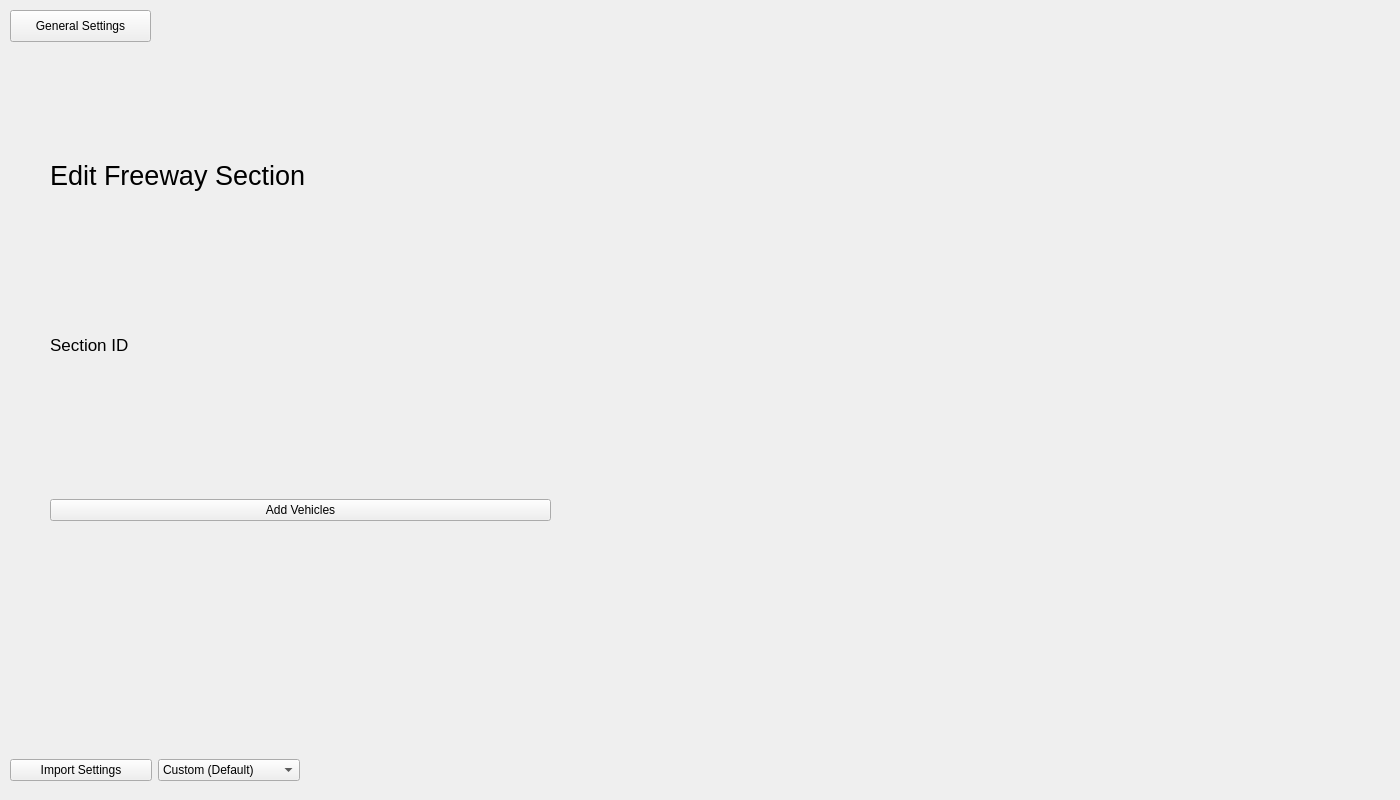
<?xml version="1.0" encoding="UTF-8"?>
<ui version="4.0">
 <class>Widget</class>
 <widget class="QWidget" name="Widget">
  <property name="geometry">
   <rect>
    <x>0</x>
    <y>0</y>
    <width>1400</width>
    <height>800</height>
   </rect>
  </property>
  <property name="minimumSize">
   <size>
    <width>1400</width>
    <height>800</height>
   </size>
  </property>
  <property name="maximumSize">
   <size>
    <width>1400</width>
    <height>800</height>
   </size>
  </property>
  <property name="windowTitle">
   <string>Widget</string>
  </property>
  <widget class="QPushButton" name="general_settings_btn">
   <property name="geometry">
    <rect>
     <x>10</x>
     <y>10</y>
     <width>141</width>
     <height>32</height>
    </rect>
   </property>
   <property name="text">
    <string>General Settings</string>
   </property>
  </widget>
  <widget class="QLabel" name="freeway_img">
   <property name="geometry">
    <rect>
     <x>1060</x>
     <y>10</y>
     <width>291</width>
     <height>781</height>
    </rect>
   </property>
   <property name="text">
    <string/>
   </property>
   <property name="pixmap">
    <pixmap>road.gif</pixmap>
   </property>
  </widget>
  <widget class="QWidget" name="verticalLayoutWidget">
   <property name="geometry">
    <rect>
     <x>50</x>
     <y>160</y>
     <width>501</width>
     <height>361</height>
    </rect>
   </property>
   <layout class="QVBoxLayout" name="verticalLayout">
    <item>
     <widget class="QLabel" name="title">
      <property name="font">
       <font>
        <pointsize>20</pointsize>
       </font>
      </property>
      <property name="text">
       <string>Edit Freeway Section</string>
      </property>
     </widget>
    </item>
    <item>
     <spacer name="verticalSpacer_2">
      <property name="orientation">
       <enum>Qt::Vertical</enum>
      </property>
      <property name="sizeHint" stdset="0">
       <size>
        <width>20</width>
        <height>40</height>
       </size>
      </property>
     </spacer>
    </item>
    <item>
     <widget class="QLabel" name="section_id">
      <property name="font">
       <font>
        <pointsize>13</pointsize>
       </font>
      </property>
      <property name="text">
       <string>Section ID</string>
      </property>
     </widget>
    </item>
    <item>
     <spacer name="verticalSpacer">
      <property name="orientation">
       <enum>Qt::Vertical</enum>
      </property>
      <property name="sizeHint" stdset="0">
       <size>
        <width>20</width>
        <height>40</height>
       </size>
      </property>
     </spacer>
    </item>
    <item>
     <widget class="QPushButton" name="add_vehicles_btn">
      <property name="text">
       <string>Add Vehicles</string>
      </property>
     </widget>
    </item>
   </layout>
  </widget>
  <widget class="QWidget" name="horizontalLayoutWidget">
   <property name="geometry">
    <rect>
     <x>10</x>
     <y>750</y>
     <width>290</width>
     <height>41</height>
    </rect>
   </property>
   <layout class="QHBoxLayout" name="horizontalLayout">
    <item>
     <widget class="QPushButton" name="import_settings_btn">
      <property name="text">
       <string>Import Settings</string>
      </property>
     </widget>
    </item>
    <item>
     <widget class="QComboBox" name="settings_spin">
      <item>
       <property name="text">
        <string>Custom (Default)</string>
       </property>
      </item>
     </widget>
    </item>
   </layout>
  </widget>
 </widget>
 <resources/>
 <connections/>
</ui>
